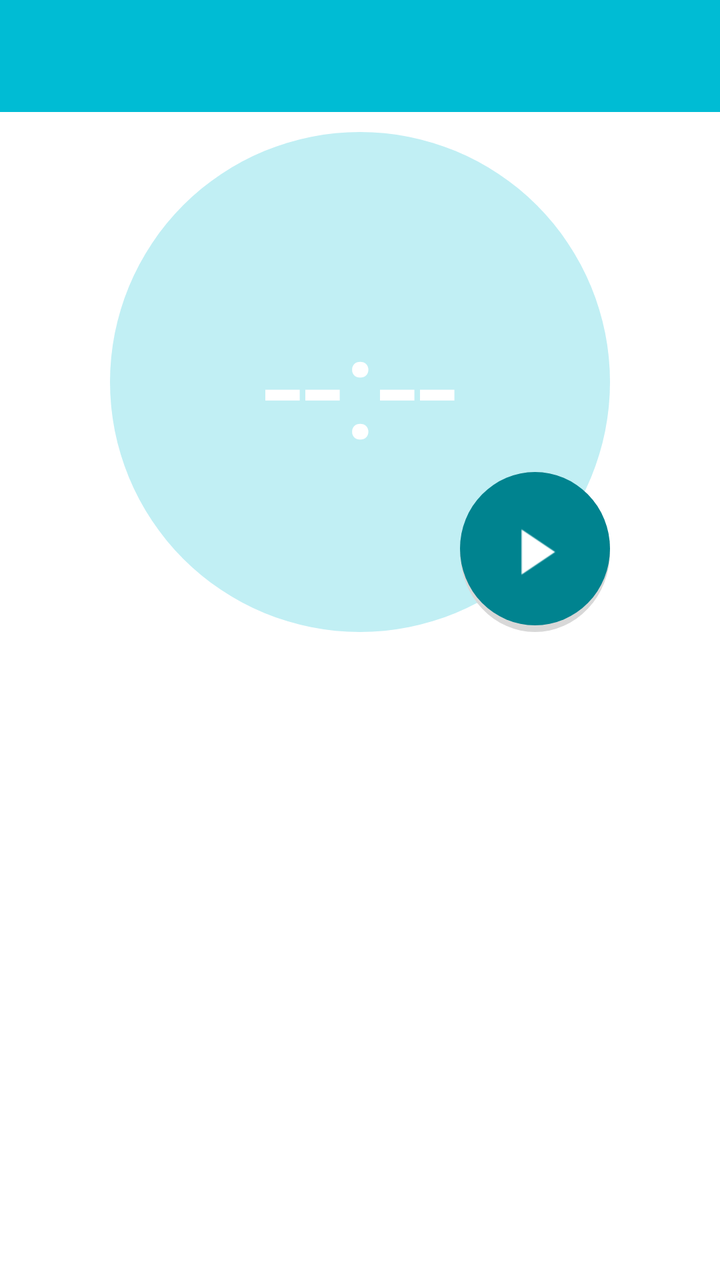
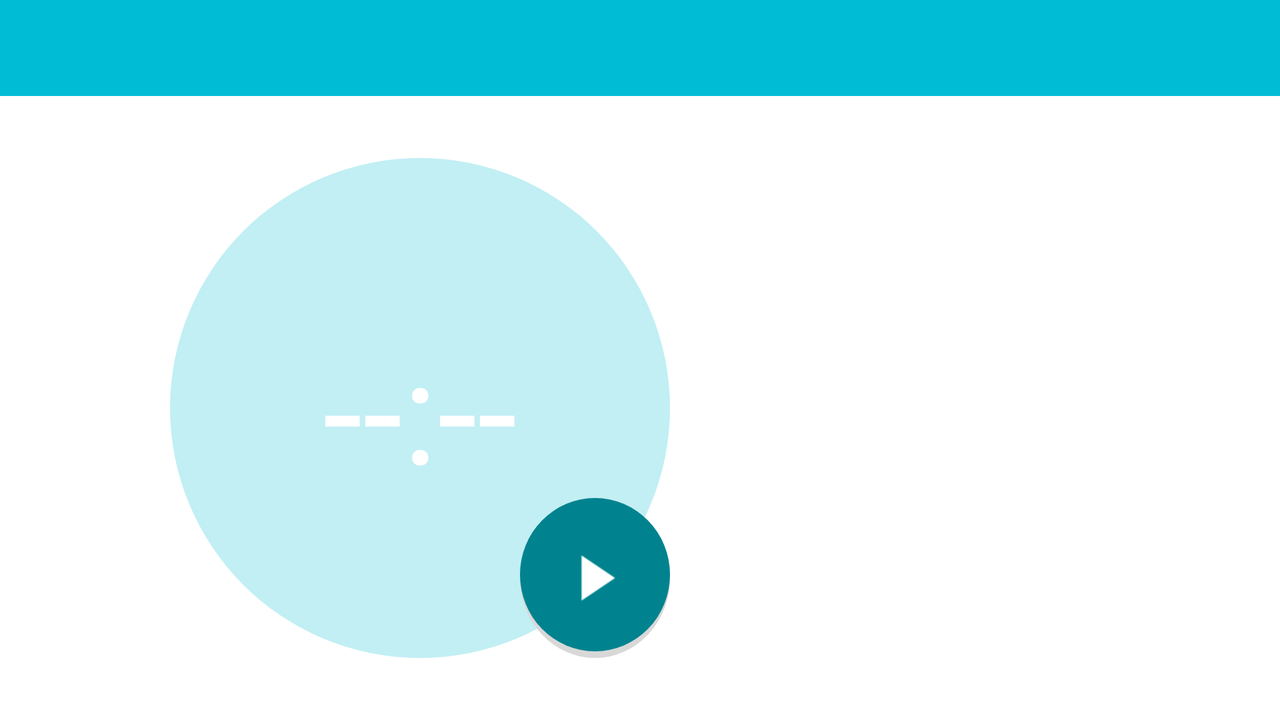

Two renders of one Android screen. The first uses the default layout on a phone; the second uses the alternative layout the repository ships for a different screen configuration, on a matching device. The two XML files are below.
<!-- AndroidManifest.xml: application theme AppTheme -->
<!-- res/layout/activity_timer.xml -->
<RelativeLayout xmlns:android="http://schemas.android.com/apk/res/android"
    android:layout_width="fill_parent"
    android:layout_height="fill_parent">

    <include
        layout="@layout/toolbar_default"
        android:id="@+id/toolbar_main"
        android:layout_width="fill_parent"
        android:layout_height="wrap_content" />

    <LinearLayout
        android:layout_width="fill_parent"
        android:layout_height="fill_parent"
        android:layout_below="@+id/toolbar_main"
        android:orientation="vertical"
        android:gravity="center">

        <include
            layout="@layout/timer_task_display"
            android:id="@+id/timer_main"
            android:layout_width="wrap_content"
            android:layout_height="wrap_content"/>

        <include
            layout="@layout/recycler_full_vert"
            android:id="@+id/timer_lap_recycler"
            android:layout_width="@dimen/timer_laps_width"
            android:layout_height="fill_parent" />

        </LinearLayout>

</RelativeLayout>
<!-- res/layout/toolbar_default.xml (included above) -->
<?xml version="1.0" encoding="utf-8"?>
<android.support.v7.widget.Toolbar xmlns:android="http://schemas.android.com/apk/res/android"
    android:layout_height="wrap_content"
    android:layout_width="match_parent"
    android:background="@color/primaryColour"
    android:minHeight="@dimen/abc_action_bar_default_height_material"
    android:fitsSystemWindows="true" />
<!-- res/layout/timer_task_display.xml (included above) -->
<?xml version="1.0" encoding="utf-8"?>
<RelativeLayout xmlns:android="http://schemas.android.com/apk/res/android"
    android:orientation="vertical"
    android:layout_width="match_parent"
    android:layout_height="match_parent"
    android:padding="10dp">

    <TextView
        android:layout_width="250dp"
        android:layout_height="250dp"
        android:gravity="center"
        android:textAppearance="?android:attr/textAppearanceLarge"
        android:text="--:--"
        android:textSize="72dp"
        android:alpha="0.8"
        android:id="@+id/timer_text"
        android:layout_gravity="center_horizontal"
        android:background="@drawable/circle_timer"
        android:layout_alignParentTop="true"
        android:layout_centerHorizontal="true" />

    <ImageView
        android:layout_width="75dp"
        android:layout_height="80dp"
        android:src="@drawable/ic_play_light"
        android:background="@drawable/circle_play"
        android:scaleType="centerInside"
        android:layout_gravity="center_horizontal"
        android:id="@+id/play_imgbtn"
        android:layout_alignBottom="@+id/timer_text"
        android:layout_alignRight="@+id/timer_text"
        android:layout_alignEnd="@+id/timer_text" />

</RelativeLayout>
<!-- res/layout/recycler_full_vert.xml (included above) -->
<?xml version="1.0" encoding="utf-8"?>
<android.support.v7.widget.RecyclerView xmlns:android="http://schemas.android.com/apk/res/android"
    android:layout_width="fill_parent"
    android:layout_height="fill_parent"
    android:scrollbars="vertical" >

</android.support.v7.widget.RecyclerView>
<!-- resources referenced by this layout -->
<resources>
  <color name="primaryColour">#00BCD4</color>
  <dimen name="timer_laps_width">220sp</dimen>
  <!-- drawable circle_play (drawable) -->
  <?xml version="1.0" encoding="utf-8"?>
  <layer-list xmlns:android="http://schemas.android.com/apk/res/android">
      <item>
          <shape android:shape="oval">
              <solid android:color="#d8d8d8"/>
          </shape>
      </item>
      <item android:bottom="10px">
          <shape android:shape="oval">
              <solid android:color="@color/accentColour"/>
          </shape>
      </item>
  </layer-list>
  <!-- drawable circle_timer (drawable) -->
  <?xml version="1.0" encoding="utf-8"?>
  <shape xmlns:android="http://schemas.android.com/apk/res/android" android:shape="oval">
      <solid android:color="@color/timerBkgColour"/>
  </shape>
  <!-- drawable ic_play_light: png bitmap (drawable-hdpi, 1242 bytes) -->
  <!-- from res/values-v21/ -->
  <style name="AppTheme" parent="AppBaseTheme">
          <item name="colorPrimary">@color/primaryColour</item>
          <item name="colorPrimaryDark">@color/primaryDarkColour</item>
  
          <item name="colorAccent">@color/accentColour</item>
  
          <item name="android:textColorPrimary">@android:color/white</item>
          <item name="android:actionBarStyle">@style/ToolbarTheme</item>
  
          <item name="android:windowBackground">@color/backgroundColour</item>
  
          <item name="android:statusBarColor">@color/primaryDarkColour</item>
  
      </style>
  <color name="accentColour">#00838F</color>
  <color name="timerBkgColour">#B2EBF2</color>
  <style name="AppBaseTheme" parent="Theme.AppCompat.Light.NoActionBar">
          <item name="windowActionBar">false</item>
      </style>
  <style name="ToolbarTheme" parent="ThemeOverlay.AppCompat.ActionBar">
          <item name="android:background">@color/primaryColour</item>
      </style>
</resources>
<!-- res/layout-land/activity_timer.xml (the repository's variant of the layout above) -->
<!-- drawn on the phone turned sideways -->
<RelativeLayout xmlns:android="http://schemas.android.com/apk/res/android"
    android:layout_width="fill_parent"
    android:layout_height="fill_parent">

    <include
        layout="@layout/toolbar_default"
        android:id="@+id/toolbar_main"
        android:layout_width="fill_parent"
        android:layout_height="wrap_content" />

    <LinearLayout
        android:layout_width="fill_parent"
        android:layout_height="fill_parent"
        android:layout_below="@+id/toolbar_main"
        android:orientation="horizontal"
        android:gravity="center">

        <include
            layout="@layout/timer_task_display"
            android:id="@+id/timer_main"
            android:layout_width="wrap_content"
            android:layout_height="wrap_content" />

        <include
            layout="@layout/recycler_full_vert"
            android:id="@+id/timer_lap_recycler"
            android:layout_width="@dimen/timer_laps_width"
            android:layout_height="fill_parent" />

        </LinearLayout>

</RelativeLayout>
